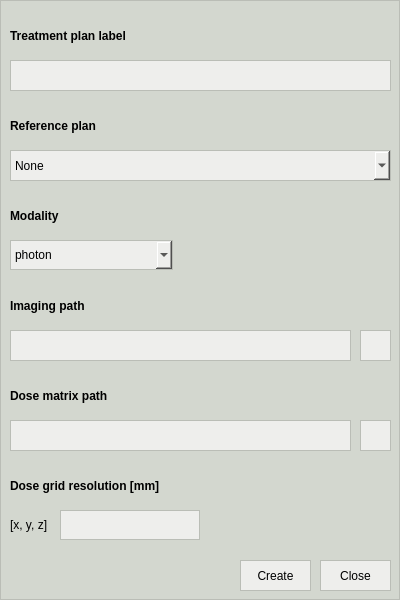
<?xml version="1.0" encoding="UTF-8"?>
<ui version="4.0">
 <class>plan_creation_window</class>
 <widget class="QMainWindow" name="plan_creation_window">
  <property name="windowModality">
   <enum>Qt::ApplicationModal</enum>
  </property>
  <property name="geometry">
   <rect>
    <x>0</x>
    <y>0</y>
    <width>400</width>
    <height>600</height>
   </rect>
  </property>
  <property name="minimumSize">
   <size>
    <width>400</width>
    <height>600</height>
   </size>
  </property>
  <property name="maximumSize">
   <size>
    <width>400</width>
    <height>600</height>
   </size>
  </property>
  <property name="windowTitle">
   <string>Plan Creator</string>
  </property>
  <property name="styleSheet">
   <string notr="true">color: rgb(0, 0, 0);
background-color: rgb(211, 215, 207);</string>
  </property>
  <widget class="QWidget" name="body_widget">
   <property name="styleSheet">
    <string notr="true">color: rgb(0, 0, 0);
background-color: rgb(211, 215, 207);
border: 1px solid;
border-color: rgb(186, 189, 182);</string>
   </property>
   <widget class="QPushButton" name="close_plan_pbutton">
    <property name="geometry">
     <rect>
      <x>320</x>
      <y>560</y>
      <width>71</width>
      <height>31</height>
     </rect>
    </property>
    <property name="cursor">
     <cursorShape>PointingHandCursor</cursorShape>
    </property>
    <property name="styleSheet">
     <string notr="true">color: rgb(0, 0, 0);
background-color: rgb(238, 238, 236);
border: 1px solid;
border-color: rgb(186, 189, 182);</string>
    </property>
    <property name="text">
     <string>Close</string>
    </property>
   </widget>
   <widget class="QPushButton" name="create_plan_pbutton">
    <property name="geometry">
     <rect>
      <x>240</x>
      <y>560</y>
      <width>71</width>
      <height>31</height>
     </rect>
    </property>
    <property name="cursor">
     <cursorShape>PointingHandCursor</cursorShape>
    </property>
    <property name="styleSheet">
     <string notr="true">color: rgb(0, 0, 0);
background-color: rgb(238, 238, 236);
border: 1px solid;
border-color: rgb(186, 189, 182);</string>
    </property>
    <property name="text">
     <string>Create</string>
    </property>
   </widget>
   <widget class="QLabel" name="new_plan_label">
    <property name="geometry">
     <rect>
      <x>10</x>
      <y>20</y>
      <width>381</width>
      <height>31</height>
     </rect>
    </property>
    <property name="font">
     <font>
      <weight>75</weight>
      <bold>true</bold>
     </font>
    </property>
    <property name="styleSheet">
     <string notr="true">border: 0px solid;</string>
    </property>
    <property name="text">
     <string>Treatment plan label</string>
    </property>
   </widget>
   <widget class="QLabel" name="new_plan_ref_label">
    <property name="geometry">
     <rect>
      <x>10</x>
      <y>110</y>
      <width>381</width>
      <height>31</height>
     </rect>
    </property>
    <property name="font">
     <font>
      <weight>75</weight>
      <bold>true</bold>
     </font>
    </property>
    <property name="styleSheet">
     <string notr="true">border: 0px solid;</string>
    </property>
    <property name="text">
     <string>Reference plan</string>
    </property>
   </widget>
   <widget class="QComboBox" name="new_plan_ref_cbox">
    <property name="geometry">
     <rect>
      <x>10</x>
      <y>150</y>
      <width>381</width>
      <height>31</height>
     </rect>
    </property>
    <property name="cursor">
     <cursorShape>PointingHandCursor</cursorShape>
    </property>
    <property name="styleSheet">
     <string notr="true">color: rgb(0, 0, 0);
background-color: rgb(238, 238, 236);
border: 1px solid;
border-color: rgb(186, 189, 182);</string>
    </property>
    <property name="currentIndex">
     <number>0</number>
    </property>
    <item>
     <property name="text">
      <string>None</string>
     </property>
    </item>
   </widget>
   <widget class="QLineEdit" name="new_plan_ledit">
    <property name="geometry">
     <rect>
      <x>10</x>
      <y>60</y>
      <width>381</width>
      <height>31</height>
     </rect>
    </property>
    <property name="styleSheet">
     <string notr="true">color: rgb(0, 0, 0);
background-color: rgb(238, 238, 236);
border: 1px solid;
border-color: rgb(186, 189, 182);</string>
    </property>
   </widget>
   <widget class="QToolButton" name="new_img_path_tbutton">
    <property name="geometry">
     <rect>
      <x>360</x>
      <y>330</y>
      <width>31</width>
      <height>31</height>
     </rect>
    </property>
    <property name="minimumSize">
     <size>
      <width>31</width>
      <height>31</height>
     </size>
    </property>
    <property name="maximumSize">
     <size>
      <width>31</width>
      <height>31</height>
     </size>
    </property>
    <property name="cursor">
     <cursorShape>PointingHandCursor</cursorShape>
    </property>
    <property name="toolTip">
     <string>Add the CT and segmentation data from a folder</string>
    </property>
    <property name="styleSheet">
     <string notr="true">background-color: rgb(238, 238, 236);
border: 1px solid;
border-color: rgb(186, 189, 182);</string>
    </property>
    <property name="icon">
     <iconset resource="../assets/resources.qrc">
      <normaloff>:/black_icons/icons_black/file-plus.svg</normaloff>:/black_icons/icons_black/file-plus.svg</iconset>
    </property>
    <property name="iconSize">
     <size>
      <width>18</width>
      <height>18</height>
     </size>
    </property>
   </widget>
   <widget class="QLabel" name="new_img_path_label">
    <property name="geometry">
     <rect>
      <x>10</x>
      <y>290</y>
      <width>381</width>
      <height>31</height>
     </rect>
    </property>
    <property name="minimumSize">
     <size>
      <width>0</width>
      <height>31</height>
     </size>
    </property>
    <property name="maximumSize">
     <size>
      <width>16777215</width>
      <height>25</height>
     </size>
    </property>
    <property name="font">
     <font>
      <weight>75</weight>
      <bold>true</bold>
     </font>
    </property>
    <property name="styleSheet">
     <string notr="true">border: 0px solid;</string>
    </property>
    <property name="text">
     <string>Imaging path</string>
    </property>
   </widget>
   <widget class="QLineEdit" name="new_img_path_ledit">
    <property name="geometry">
     <rect>
      <x>10</x>
      <y>330</y>
      <width>341</width>
      <height>31</height>
     </rect>
    </property>
    <property name="minimumSize">
     <size>
      <width>0</width>
      <height>31</height>
     </size>
    </property>
    <property name="maximumSize">
     <size>
      <width>16777215</width>
      <height>30</height>
     </size>
    </property>
    <property name="styleSheet">
     <string notr="true">color: rgb(0, 0, 0);
background-color: rgb(238, 238, 236);
border: 1px solid;
border-color: rgb(186, 189, 182);</string>
    </property>
   </widget>
   <widget class="QToolButton" name="new_dose_path_tbutton">
    <property name="geometry">
     <rect>
      <x>360</x>
      <y>420</y>
      <width>31</width>
      <height>31</height>
     </rect>
    </property>
    <property name="minimumSize">
     <size>
      <width>31</width>
      <height>31</height>
     </size>
    </property>
    <property name="maximumSize">
     <size>
      <width>31</width>
      <height>31</height>
     </size>
    </property>
    <property name="cursor">
     <cursorShape>PointingHandCursor</cursorShape>
    </property>
    <property name="toolTip">
     <string>Add the dose-influence matrix from a folder</string>
    </property>
    <property name="styleSheet">
     <string notr="true">background-color: rgb(238, 238, 236);
border: 1px solid;
border-color: rgb(186, 189, 182);</string>
    </property>
    <property name="icon">
     <iconset resource="../assets/resources.qrc">
      <normaloff>:/black_icons/icons_black/file-plus.svg</normaloff>:/black_icons/icons_black/file-plus.svg</iconset>
    </property>
    <property name="iconSize">
     <size>
      <width>18</width>
      <height>18</height>
     </size>
    </property>
   </widget>
   <widget class="QLineEdit" name="new_dose_path_ledit">
    <property name="geometry">
     <rect>
      <x>10</x>
      <y>420</y>
      <width>341</width>
      <height>31</height>
     </rect>
    </property>
    <property name="minimumSize">
     <size>
      <width>0</width>
      <height>31</height>
     </size>
    </property>
    <property name="maximumSize">
     <size>
      <width>16777215</width>
      <height>30</height>
     </size>
    </property>
    <property name="styleSheet">
     <string notr="true">color: rgb(0, 0, 0);
background-color: rgb(238, 238, 236);
border: 1px solid;
border-color: rgb(186, 189, 182);</string>
    </property>
   </widget>
   <widget class="QLabel" name="new_dose_path_label">
    <property name="geometry">
     <rect>
      <x>10</x>
      <y>380</y>
      <width>381</width>
      <height>31</height>
     </rect>
    </property>
    <property name="minimumSize">
     <size>
      <width>0</width>
      <height>31</height>
     </size>
    </property>
    <property name="maximumSize">
     <size>
      <width>16777215</width>
      <height>25</height>
     </size>
    </property>
    <property name="font">
     <font>
      <weight>75</weight>
      <bold>true</bold>
     </font>
    </property>
    <property name="styleSheet">
     <string notr="true">border: 0px solid;</string>
    </property>
    <property name="text">
     <string>Dose matrix path</string>
    </property>
   </widget>
   <widget class="QLabel" name="new_modality_label">
    <property name="geometry">
     <rect>
      <x>10</x>
      <y>200</y>
      <width>163</width>
      <height>31</height>
     </rect>
    </property>
    <property name="sizePolicy">
     <sizepolicy hsizetype="Fixed" vsizetype="Preferred">
      <horstretch>0</horstretch>
      <verstretch>0</verstretch>
     </sizepolicy>
    </property>
    <property name="minimumSize">
     <size>
      <width>163</width>
      <height>31</height>
     </size>
    </property>
    <property name="maximumSize">
     <size>
      <width>163</width>
      <height>31</height>
     </size>
    </property>
    <property name="font">
     <font>
      <weight>75</weight>
      <bold>true</bold>
     </font>
    </property>
    <property name="styleSheet">
     <string notr="true">border: 0px solid;</string>
    </property>
    <property name="text">
     <string>Modality</string>
    </property>
   </widget>
   <widget class="QComboBox" name="new_modality_cbox">
    <property name="geometry">
     <rect>
      <x>10</x>
      <y>240</y>
      <width>163</width>
      <height>30</height>
     </rect>
    </property>
    <property name="sizePolicy">
     <sizepolicy hsizetype="Fixed" vsizetype="Fixed">
      <horstretch>0</horstretch>
      <verstretch>0</verstretch>
     </sizepolicy>
    </property>
    <property name="minimumSize">
     <size>
      <width>163</width>
      <height>30</height>
     </size>
    </property>
    <property name="maximumSize">
     <size>
      <width>163</width>
      <height>30</height>
     </size>
    </property>
    <property name="cursor">
     <cursorShape>PointingHandCursor</cursorShape>
    </property>
    <property name="styleSheet">
     <string notr="true">color: rgb(0, 0, 0);
background-color: rgb(238, 238, 236);
border: 1px solid;
border-color: rgb(186, 189, 182);</string>
    </property>
    <item>
     <property name="text">
      <string>photon</string>
     </property>
    </item>
    <item>
     <property name="text">
      <string>proton</string>
     </property>
    </item>
   </widget>
   <widget class="QLineEdit" name="new_dose_res_ledit">
    <property name="geometry">
     <rect>
      <x>60</x>
      <y>510</y>
      <width>140</width>
      <height>30</height>
     </rect>
    </property>
    <property name="minimumSize">
     <size>
      <width>140</width>
      <height>30</height>
     </size>
    </property>
    <property name="maximumSize">
     <size>
      <width>140</width>
      <height>30</height>
     </size>
    </property>
    <property name="styleSheet">
     <string notr="true">color: rgb(0, 0, 0);
background-color: rgb(238, 238, 236);
border: 1px solid;
border-color: rgb(186, 189, 182);</string>
    </property>
    <property name="alignment">
     <set>Qt::AlignCenter</set>
    </property>
   </widget>
   <widget class="QLabel" name="new_dose_res_label">
    <property name="geometry">
     <rect>
      <x>10</x>
      <y>470</y>
      <width>381</width>
      <height>31</height>
     </rect>
    </property>
    <property name="minimumSize">
     <size>
      <width>0</width>
      <height>31</height>
     </size>
    </property>
    <property name="maximumSize">
     <size>
      <width>16777215</width>
      <height>25</height>
     </size>
    </property>
    <property name="font">
     <font>
      <weight>75</weight>
      <bold>true</bold>
     </font>
    </property>
    <property name="toolTip">
     <string>Size of the dose grid in [mm] per dimension</string>
    </property>
    <property name="styleSheet">
     <string notr="true">border: 0px solid;</string>
    </property>
    <property name="text">
     <string>Dose grid resolution [mm]</string>
    </property>
   </widget>
   <widget class="QLabel" name="new_dose_res_sublabel">
    <property name="geometry">
     <rect>
      <x>10</x>
      <y>510</y>
      <width>46</width>
      <height>30</height>
     </rect>
    </property>
    <property name="minimumSize">
     <size>
      <width>0</width>
      <height>30</height>
     </size>
    </property>
    <property name="maximumSize">
     <size>
      <width>16777215</width>
      <height>30</height>
     </size>
    </property>
    <property name="styleSheet">
     <string notr="true">border: 0px solid;</string>
    </property>
    <property name="text">
     <string>[x, y, z]</string>
    </property>
   </widget>
  </widget>
 </widget>
 <resources>
  <include location="../assets/resources.qrc"/>
 </resources>
 <connections/>
</ui>
